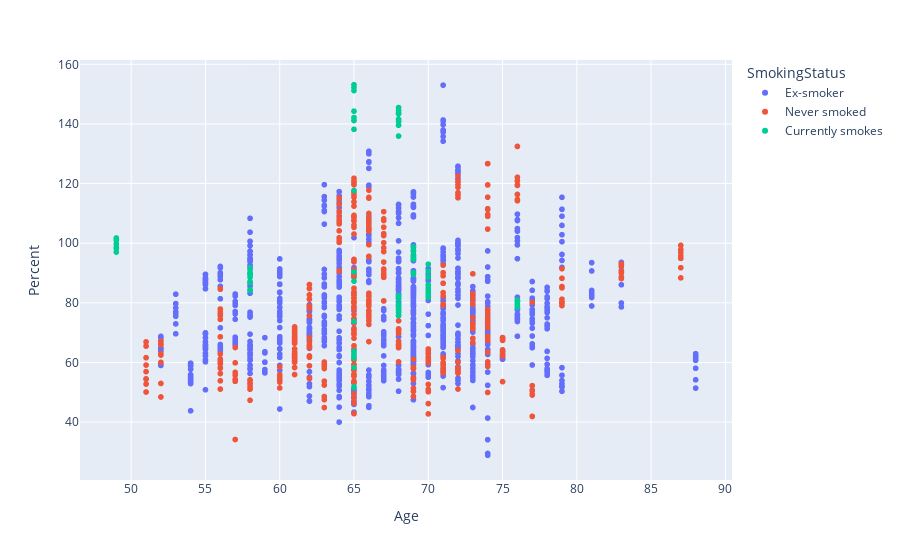

Write notebook code for a chart like this one.
### Code cell
fig = px.scatter(train_df, x="Age", y="Percent", color='SmokingStatus')
fig.show()

### Figure 1 — Plotly figure (JSON) as saved in the notebook; plotly's stock layout.template omitted (floating-point values rounded to 4 significant figures; data arrays with more than 128 entries replaced by an {"elided": "..."} marker saying what was removed)
{"data": [{"hovertemplate": "SmokingStatus=Ex-smoker<br>Age=%{x}<br>Percent=%{y}<extra></extra>", "legendgroup": "Ex-smoker", "marker": {"color": "#636efa", "symbol": "circle"}, "mode": "markers", "name": "Ex-smoker", "showlegend": true, "type": "scattergl", "x": {"elided": "1038 int values"}, "xaxis": "x", "y": {"elided": "1038 float values"}, "yaxis": "y"}, {"hovertemplate": "SmokingStatus=Never smoked<br>Age=%{x}<br>Percent=%{y}<extra></extra>", "legendgroup": "Never smoked", "marker": {"color": "#EF553B", "symbol": "circle"}, "mode": "markers", "name": "Never smoked", "showlegend": true, "type": "scattergl", "x": {"elided": "429 int values"}, "xaxis": "x", "y": {"elided": "429 float values"}, "yaxis": "y"}, {"hovertemplate": "SmokingStatus=Currently smokes<br>Age=%{x}<br>Percent=%{y}<extra></extra>", "legendgroup": "Currently smokes", "marker": {"color": "#00cc96", "symbol": "circle"}, "mode": "markers", "name": "Currently smokes", "showlegend": true, "type": "scattergl", "x": [49, 49, 49, 49, 49, 49, 49, 49, 49, 68, 68, 68, 68, 68, 68, 68, 68, 68, 58, 58, 58, 58, 58, 58, 58, 58, 58, 58, 65, 65, 65, 65, 65, 65, 65, 65, 65, 76, 76, 76, 76, 76, 76, 76, 76, 76, 70, 70, 70, 70, 70, 70, 70, 70, 70, 69, 69, 69, 69, 69, 69, 69, 69, 69, 68, 68, 68, 68, 68, 68, 68, 68, 68, 65, 65, 65, 65, 65, 65, 65, 65, 65], "xaxis": "x", "y": [99.79, 101.1, 98.26, 101.3, 98.67, 97.02, 101.7, 101.1, 98.32, 79.61, 81.46, 78.83, 76.87, 77.8, 75.68, 82.03, 79.04, 82.44, 90.09, 86.97, 89.39, 91.77, 90.22, 86.79, 84.43, 84.15, 88.52, 89.33, 73.79, 63.8, 51.83, 58.27, 62.73, 51.59, 90.35, 61.46, 87.27, 80.54, 80.94, 78.48, 78.67, 79.49, 80.29, 80.48, 80.51, 80.71, 83.56, 92.95, 84.17, 86.07, 88.66, 85.08, 81.83, 90.56, 83.07, 94.64, 90.15, 89.51, 95.91, 98.78, 94.64, 97.57, 95.19, 97.24, 143.4, 143.5, 140.8, 143.6, 145.5, 139.6, 144.5, 141.6, 135.9, 141.2, 117.7, 141.2, 138.2, 144.3, 152.2, 151.2, 153.1, 142.1], "yaxis": "y"}], "layout": {"legend": {"title": {"text": "SmokingStatus"}, "tracegroupgap": 0}, "margin": {"t": 60}, "xaxis": {"anchor": "y", "domain": [0, 1], "title": {"text": "Age"}}, "yaxis": {"anchor": "x", "domain": [0, 1], "title": {"text": "Percent"}}}}
